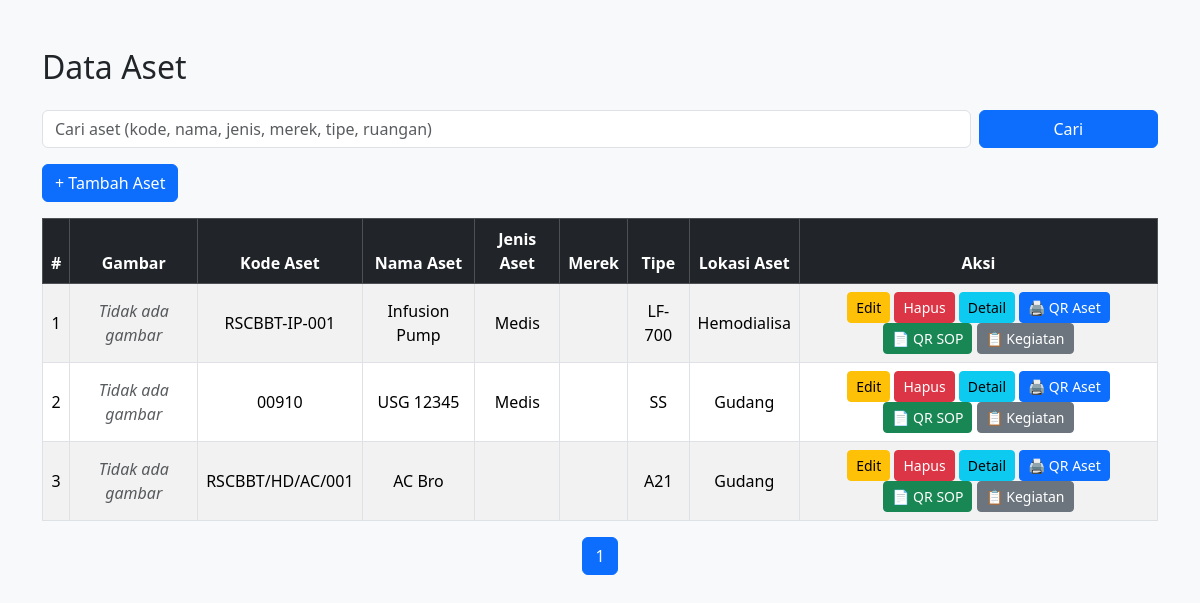
The app's page /pages/aset.php, older data.
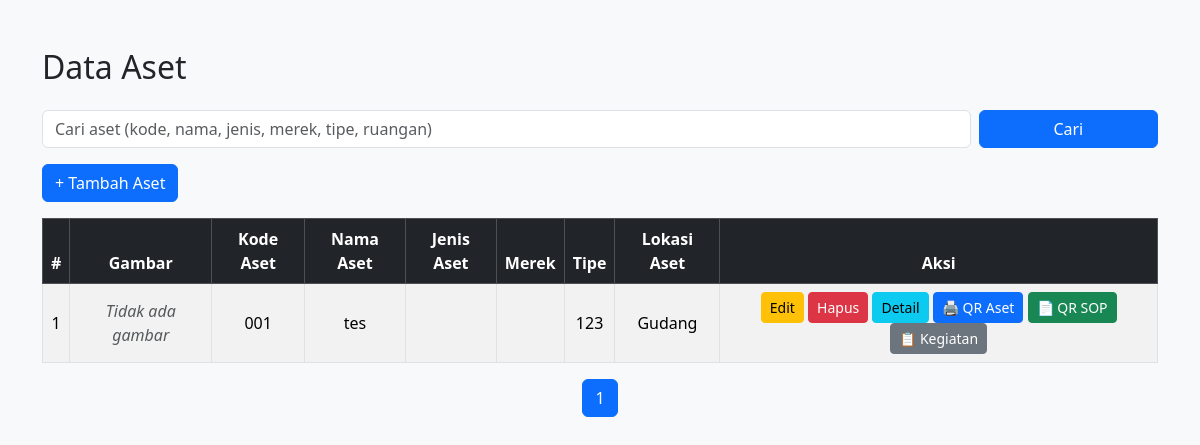
The same page, newer data.
### tables this page shows
CREATE TABLE `aset` (
  `id_aset` int(11) NOT NULL,
  `kode_aset` varchar(50) NOT NULL,
  `nama_aset` varchar(100) NOT NULL,
  `jenis_aset` enum('Switch Unmanage','Switch Manage') NOT NULL,
  `merek` varchar(100) DEFAULT NULL,
  `tipe` varchar(100) DEFAULT NULL,
  `id_ruangan` int(11) NOT NULL,
  `tanggal_perolehan` date NOT NULL,
  `nilai_perolehan` decimal(15,2) NOT NULL,
  `umur_ekonomis` tinyint(4) NOT NULL COMMENT 'Dalam tahun',
  `kondisi_alat` enum('aktif','tidak aktif','rusak','diperbaiki') DEFAULT 'aktif',
  `kepemilikan` enum('RSUD Cibabat','KSO') DEFAULT NULL,
  `status_penyusutan` enum('belum dihitung','dihitung') DEFAULT 'belum dihitung',
  `nomor_seri` varchar(255) DEFAULT NULL,
  `image` varchar(255) DEFAULT NULL,
  `stok` decimal(30,0) DEFAULT NULL,
  `jumlah_nilai_perolehan` decimal(30,0) DEFAULT NULL,
  `id_jenis_aset` int(11) DEFAULT NULL,
  `spo` varchar(255) DEFAULT NULL,
  `model` varchar(255) DEFAULT NULL,
  `jenis_anggaran` enum('BTT','BLUD') DEFAULT NULL,
  `kalibrasi` date DEFAULT NULL,
  `perusahaan` varchar(255) DEFAULT NULL,
  `kartu_kuning` enum('Ada','Tidak Ada') DEFAULT NULL,
  `akl` varchar(255) DEFAULT NULL,
  `nomor_kontrak` varchar(255) DEFAULT NULL
);

CREATE TABLE `jenis_aset` (
  `id_jenis_aset` int(11) NOT NULL,
  `nama_jenis_aset` varchar(100) NOT NULL,
  `kode_jenis_aset` varchar(255) DEFAULT NULL
);

CREATE TABLE `ruangan` (
  `id_ruangan` int(11) NOT NULL,
  `id_gedung` int(11) NOT NULL,
  `nama_ruangan` varchar(100) NOT NULL,
  `keterangan` varchar(100) DEFAULT NULL
);

### pages/aset.php (the view, shortened to what this page needs)
<?php
require_once $_SERVER['DOCUMENT_ROOT'] . '/samcibabat/includes/db.php';
$limit = 10;
$page = isset($_GET['page']) ? max(1, intval($_GET['page'])) : 1;
$start = ($page - 1) * $limit;
$search = $_GET['search'] ?? '';
$where = "WHERE 1=1";
$totalQuery = $conn->prepare("SELECT COUNT(*) as total
                              FROM aset a
                              LEFT JOIN jenis_aset j ON a.id_jenis_aset = j.id_jenis_aset
                              LEFT JOIN ruangan r ON a.id_ruangan = r.id_ruangan
                              $where");
$totalQuery->execute();
$totalResult = $totalQuery->get_result();
$totalData = $totalResult->fetch_assoc()['total'] ?? 0;
$totalPages = ceil($totalData / $limit);
$sql = "
SELECT a.*, j.nama_jenis_aset, r.nama_ruangan, m.merek_aset
FROM aset a
LEFT JOIN jenis_aset j ON a.id_jenis_aset = j.id_jenis_aset
LEFT JOIN ruangan r ON a.id_ruangan = r.id_ruangan
LEFT JOIN merek_aset m ON a.id_merek_aset = m.id_merek_aset
$where
ORDER BY a.id_aset DESC
LIMIT $start, $limit
";
$stmt = $conn->prepare($sql);
$stmt->execute();
$result = $stmt->get_result();
?>
<!DOCTYPE html>
<html lang="id">
<head>
    <link href="https://cdn.jsdelivr.net/npm/bootstrap@5.3.3/dist/css/bootstrap.min.css" rel="stylesheet">
</head>
<body class="bg-light">
<div class="container py-5">
    <h2 class="mb-4">Data Aset</h2>
    <form method="GET" class="row g-2 mb-3">
        <div class="col-md-10">
            <input type="text" name="search" class="form-control" placeholder="Cari aset (kode, nama, jenis, merek, tipe, ruangan)" value="<?= htmlspecialchars($search) ?>">
        </div>
        <div class="col-md-2">
            <button type="submit" class="btn btn-primary w-100">Cari</button>
        </div>
    </form>
    <div class="mb-3">
        <a href="index.php?page=form_input_aset" class="btn btn-primary">+ Tambah Aset</a>
    </div>
    <table class="table table-bordered table-striped table-hover align-middle text-center">
        <thead class="table-dark">
            <tr>
                <th>#</th>
                <th>Gambar</th>
                <th>Kode Aset</th>
                <th>Nama Aset</th>
                <th>Jenis Aset</th>
                <th>Merek</th>
                <th>Tipe</th>
                <th>Lokasi Aset</th>
                <th>Aksi</th>
            </tr>
        </thead>
        <tbody>
            <?php if ($result && $result->num_rows > 0): ?>
                <?php $no = $start + 1; ?>
                <?php while ($aset = $result->fetch_assoc()): ?>
                    <tr>
                        <td><?= $no++ ?></td>
                        <td>
                            <?php
                            $imageName = $aset['image'] ?? '';
                            $imageURL = '/aset/uploads/' . $imageName;
                            $imagePath = $_SERVER['DOCUMENT_ROOT'] . '/aset/uploads/' . $imageName;
                            if (!empty($imageName) && file_exists($imagePath)) {
                                echo "<img src='$imageURL' class='img-thumbnail' style='width: 80px; height: auto;' alt='Gambar Aset'>";
                            } else {
                                echo "<div class='text-muted fst-italic'>Tidak ada gambar</div>";
                            }
                            ?>
                        </td>
                        <td><?= htmlspecialchars($aset['kode_aset']) ?></td>
                        <td><?= htmlspecialchars($aset['nama_aset']) ?></td>
                        <td><?= htmlspecialchars($aset['nama_jenis_aset']) ?></td>
                        <td><?= htmlspecialchars($aset['merek_aset']) ?></td>
                        <td><?= htmlspecialchars($aset['tipe']) ?></td>
                        <td><?= htmlspecialchars($aset['nama_ruangan']) ?></td>
                        <td>
                            <a href="index.php?page=edit_aset&id_aset=<?= $aset['id_aset'] ?>" class="btn btn-sm btn-warning">
                                <i class="fa fa-edit"></i> Edit
                            </a>
                            <a href="pages/hapus_aset.php?id_aset=<?= $aset['id_aset'] ?>" class="btn btn-danger btn-sm" onclick="return confirm('Yakin ingin menghapus aset ini?')">
                                <i class="fa fa-trash"></i> Hapus
                            </a>
                            <a href="pages/histori_aset.php?id_aset=<?= $aset['id_aset'] ?>" class="btn btn-info btn-sm">
                                <i class="fa fa-info-circle"></i> Detail
                            </a>
                            <button class="btn btn-primary btn-sm" onclick="printQRCode(<?= $aset['id_aset'] ?>)">
                                🖨️ QR Aset
                            </button>
                            <?php if (!empty($aset['spo'])): ?>
                                <button class="btn btn-success btn-sm" onclick="printSOPQRCode('<?= $aset['spo'] ?>')">
                                    📄 QR SOP
                                </button>
                            <?php endif; ?>
                            <a href="/samcibabat/index.php?page=kegiatan_detail&id_aset=<?= $aset['id_aset'] ?>" class="btn btn-secondary btn-sm">
                                📋 Kegiatan
                            </a>
                        </td>
                    </tr>
                <?php endwhile; ?>
            <?php else: ?>
                <tr>
                    <td colspan="9" class="text-center text-danger">Data tidak ditemukan</td>
                </tr>
            <?php endif; ?>
        </tbody>
    </table>
    <nav>
        <ul class="pagination justify-content-center">
            <?php for ($i = 1; $i <= $totalPages; $i++): ?>
                <li class="page-item <?= $i == $page ? 'active' : '' ?>">
                    <a class="page-link" href="?page=<?= $i ?>&search=<?= urlencode($search) ?>"><?= $i ?></a>
                </li>
            <?php endfor; ?>
        </ul>
    </nav>
</div>
</body>
</html>

Row changes from the older to the newer data that the page shows:
removed aset: shows "Tidak ada gambar", kode_aset "RSCBBT-IP-001", nama_aset "Infusion Pump", id_jenis_aset.nama_jenis_aset "Medis", tipe "LF-700", id_ruangan.nama_ruangan "Hemodialisa"
removed aset: shows "Tidak ada gambar", kode_aset "00910", nama_aset "USG 12345", id_jenis_aset.nama_jenis_aset "Medis", tipe "SS", id_ruangan.nama_ruangan "Gudang"
removed aset: shows "Tidak ada gambar", kode_aset "RSCBBT/HD/AC/001", nama_aset "AC Bro", tipe "A21", id_ruangan.nama_ruangan "Gudang"
added aset: shows "Tidak ada gambar", kode_aset "001", nama_aset "tes", tipe "123", id_ruangan.nama_ruangan "Gudang"
